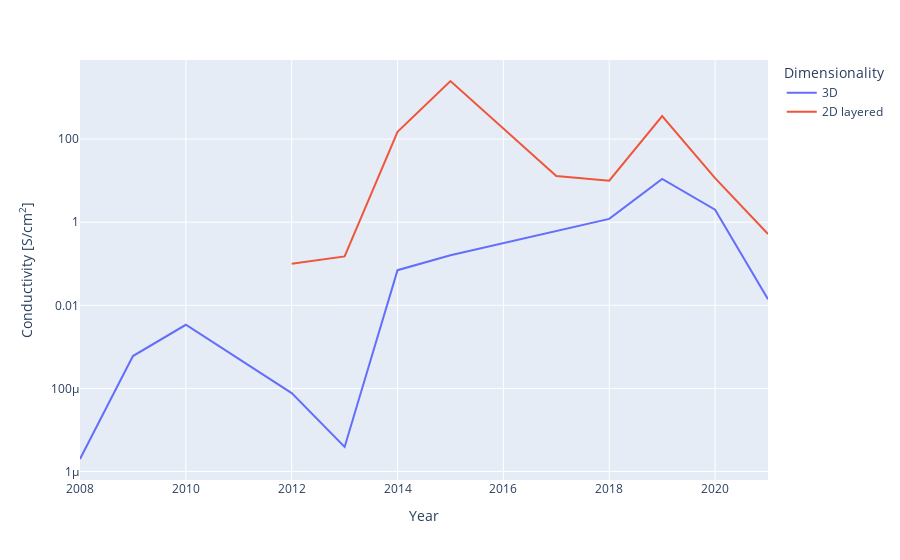

Write notebook code for a chart like this one.
### Code cell
mofs_sorted_2D = mofs.loc[mofs[mofs['Dimensionality']=='2D layered'].groupby('Year')['Value'].idxmax()]
mofs_sorted_3D = mofs.loc[mofs[mofs['Dimensionality']=='3D'].groupby('Year')['Value'].idxmax()]
mofs_sorted = pd.concat([mofs_sorted_3D, mofs_sorted_2D], ignore_index=True)
fig2 = px.line(mofs_sorted, x='Year', y='Value', color='Dimensionality', hover_data=['Dimensionality','Porosity'], 
                 labels={'Value': "Conductivity [S/cm<sup>2</sup>]"}, hover_name='Name')
fig2.update_traces(hovertemplate='<b>%{hovertext}</b><br><br>Dimensionality=%{customdata[0]}\
                                 <br>Year=%{x}<br>Value=%{y} S/cm<sup>2</sup>\
                                 <br>Porosity=%{customdata[1]} m<sup>2</sup>/g<extra></extra>')
fig2.update_layout(yaxis_type="log")
fig2.show()

### Figure 1 — Plotly figure (JSON) as saved in the notebook; plotly's stock layout.template omitted (floating-point values rounded to 4 significant figures)
{"data": [{"customdata": [["3D", 0.001], ["3D", 0.001], ["3D", 0.001], ["3D", 450], ["3D", 54], ["3D", 214], ["3D", 0.001], ["3D", 614], ["3D", 3], ["3D", 0.001], ["3D", 80]], "hovertemplate": "<b>%{hovertext}</b><br><br>Dimensionality=%{customdata[0]}                                 <br>Year=%{x}<br>Value=%{y} S/cm<sup>2</sup>                                 <br>Porosity=%{customdata[1]} m<sup>2</sup>/g<extra></extra>", "hovertext": ["Pb3(BHT)", "Cu[Cu(pdt)2]", "I2@Zn3(lac)2(pybz)2", "Fe(1,2,3-triazolate) (oxidized)", "Fe2DSBDC", "TCNQ@Cu3(BTC)2", "Fe2(dhbq)3", "Fe2(BDT)3 (oxidized)", "Cu2(6-Hmna)(6-mn)", "Cu(H2O)(2,6-NDPA)0.5", "Cr(tri)2(CF3SO3)0.33"], "legendgroup": "3D", "line": {"color": "#636efa", "dash": "solid"}, "mode": "lines", "name": "3D", "orientation": "v", "showlegend": true, "type": "scatter", "x": [2008, 2009, 2010, 2012, 2013, 2014, 2015, 2018, 2019, 2020, 2021], "xaxis": "x", "y": [2e-06, 0.0006, 0.0034, 7.7e-05, 3.9e-06, 0.07, 0.16, 1.2, 10.96, 2, 0.014], "yaxis": "y"}, {"customdata": [["2D layered", 306], ["2D layered", 0.001], ["2D layered", 0.001], ["2D layered", 0.001], ["2D layered", 114], ["2D layered", 210], ["2D layered", 2298], ["2D layered", 280], ["2D layered", 133]], "hovertemplate": "<b>%{hovertext}</b><br><br>Dimensionality=%{customdata[0]}                                 <br>Year=%{x}<br>Value=%{y} S/cm<sup>2</sup>                                 <br>Porosity=%{customdata[1]} m<sup>2</sup>/g<extra></extra>", "hovertext": ["Cu3(HOTP)2", "Ni3(BHT)2", "Ni3(BHT)2 oxidized", "Cu3(BHT)", "Cu3(HIB)2", "Fe3(PTC)", "(Mn/Fe)3(HIB)2", "Co3(HITP)2", "Ni3(HAB)2"], "legendgroup": "2D layered", "line": {"color": "#EF553B", "dash": "solid"}, "mode": "lines", "name": "2D layered", "orientation": "v", "showlegend": true, "type": "scatter", "x": [2012, 2013, 2014, 2015, 2017, 2018, 2019, 2020, 2021], "xaxis": "x", "y": [0.1, 0.15, 150, 2500, 13, 10, 359, 11.5, 0.52], "yaxis": "y"}], "layout": {"autosize": true, "legend": {"title": {"text": "Dimensionality"}, "tracegroupgap": 0}, "margin": {"t": 60}, "xaxis": {"anchor": "y", "autorange": true, "domain": [0, 1], "range": [2008, 2021], "title": {"text": "Year"}, "type": "linear"}, "yaxis": {"anchor": "x", "autorange": true, "domain": [0, 1], "range": [-6.204, 3.903], "title": {"text": "Conductivity [S/cm<sup>2</sup>]"}, "type": "log"}}}
